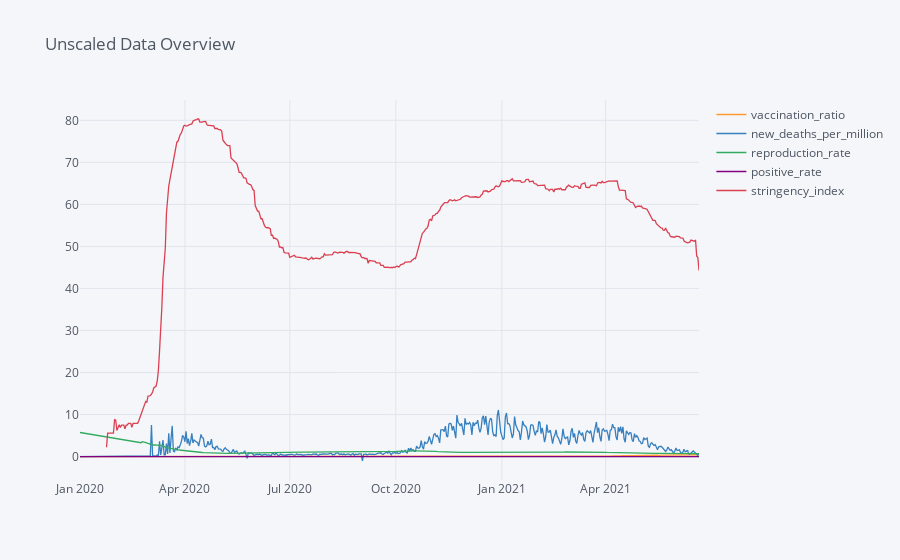

Notebook cell for this chart:
### Markdown cell above
- The visual appeal of our data distribution shows that the new deaths per million is on a decline and we can make out a correlation between the stringency index and the new deaths per million.

### Code cell
cols = list(mean_owid_df.columns)
mean_owid_df[cols].iplot(title='Unscaled Data Overview')
#plt.legend(loc='upper left',prop={'size': 15})
#plt.show()

### Figure 1 — Plotly figure (JSON) as saved in the notebook; plotly's stock layout.template omitted (floating-point values rounded to 4 significant figures; data arrays with more than 128 entries replaced by an {"elided": "..."} marker saying what was removed)
{"data": [{"line": {"color": "rgba(255, 153, 51, 1.0)", "dash": "solid", "shape": "linear", "width": 1.3}, "mode": "lines", "name": "vaccination_ratio", "text": "", "type": "scatter", "x": {"elided": "538 str values"}, "y": {"elided": "538 float values"}}, {"line": {"color": "rgba(55, 128, 191, 1.0)", "dash": "solid", "shape": "linear", "width": 1.3}, "mode": "lines", "name": "new_deaths_per_million", "text": "", "type": "scatter", "x": {"elided": "538 str values"}, "y": {"elided": "538 float values"}}, {"line": {"color": "rgba(50, 171, 96, 1.0)", "dash": "solid", "shape": "linear", "width": 1.3}, "mode": "lines", "name": "reproduction_rate", "text": "", "type": "scatter", "x": {"elided": "538 str values"}, "y": {"elided": "538 float values"}}, {"line": {"color": "rgba(128, 0, 128, 1.0)", "dash": "solid", "shape": "linear", "width": 1.3}, "mode": "lines", "name": "positive_rate", "text": "", "type": "scatter", "x": {"elided": "538 str values"}, "y": {"elided": "538 float values"}}, {"line": {"color": "rgba(219, 64, 82, 1.0)", "dash": "solid", "shape": "linear", "width": 1.3}, "mode": "lines", "name": "stringency_index", "text": "", "type": "scatter", "x": {"elided": "538 str values"}, "y": {"elided": "538 mixed values"}}], "layout": {"legend": {"bgcolor": "#F5F6F9", "font": {"color": "#4D5663"}}, "paper_bgcolor": "#F5F6F9", "plot_bgcolor": "#F5F6F9", "title": {"font": {"color": "#4D5663"}, "text": "Unscaled Data Overview"}, "xaxis": {"gridcolor": "#E1E5ED", "showgrid": true, "tickfont": {"color": "#4D5663"}, "title": {"font": {"color": "#4D5663"}, "text": ""}, "zerolinecolor": "#E1E5ED"}, "yaxis": {"gridcolor": "#E1E5ED", "showgrid": true, "tickfont": {"color": "#4D5663"}, "title": {"font": {"color": "#4D5663"}, "text": ""}, "zerolinecolor": "#E1E5ED"}}}
